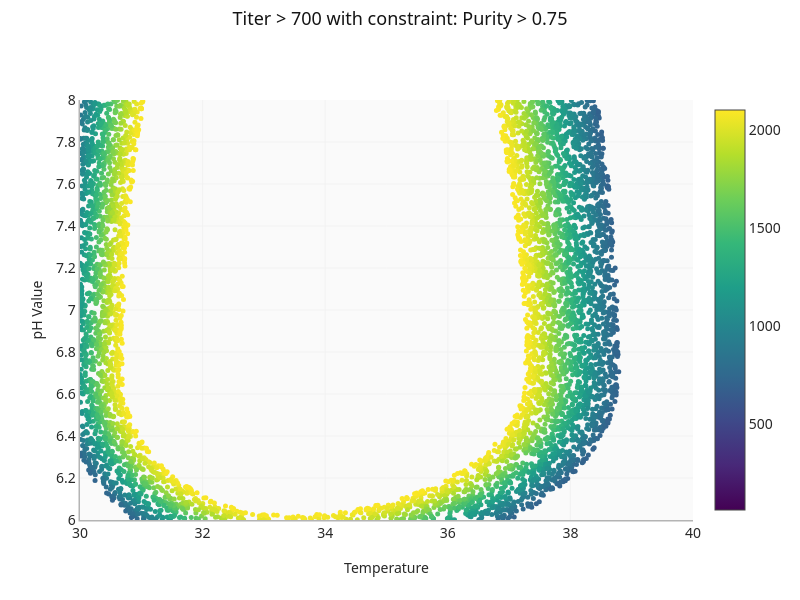

Here is the notebook cell this chart was saved with:
### Code cell
fig = go.Figure()
fig.add_trace(
    go.Scatter(
        x=df_filtered_const2_obj[x_name],
        y=df_filtered_const2_obj[y_name],
        mode="markers",
        marker=dict(
            size=5,
            color=df_filtered_const2_obj[main_output_name],
            colorscale="Viridis",
            showscale=True,
            cmin=min_conc,
            cmax=max_conc,
        ),
    )
)
fig.update_layout(
    title=f"{main_display_name} > {OBJECTIVE_THRESHOLD} with constraint: {constraint2_display_name} > {CONSTRAINT2_THRESHOLD}",
    xaxis_title=x_display_name,
    yaxis_title=y_display_name,
    width=800,
    height=600,
)
fig.update_xaxes(range=[x_min, x_max])
fig.update_yaxes(range=[y_min, y_max])

### Figure 1 — Plotly figure (JSON) as saved in the notebook; plotly's stock layout.template omitted (floating-point values rounded to 4 significant figures; data arrays with more than 128 entries replaced by an {"elided": "..."} marker saying what was removed)
{"data": [{"marker": {"cmax": 2104.0, "cmin": 61.44, "color": {"elided": "5257 float values"}, "colorscale": [[0, "#440154"], [0.1111, "#482878"], [0.2222, "#3e4989"], [0.3333, "#31688e"], [0.4444, "#26828e"], [0.5556, "#1f9e89"], [0.6667, "#35b779"], [0.7778, "#6ece58"], [0.8889, "#b5de2b"], [1, "#fde725"]], "showscale": true, "size": 5}, "mode": "markers", "type": "scatter", "x": {"elided": "5257 float values"}, "y": {"elided": "5257 float values"}}], "layout": {"height": 600, "title": {"text": "Titer > 700 with constraint: Purity > 0.75"}, "width": 800, "xaxis": {"range": [30.0, 40.0], "title": {"text": "Temperature"}}, "yaxis": {"range": [6.0, 8.0], "title": {"text": "pH Value"}}}}
